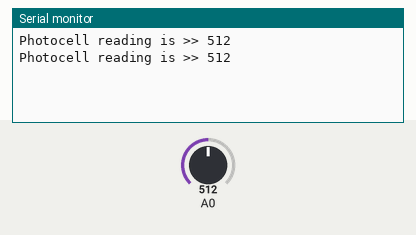
This sketch was run on a simulated Arduino Uno, built with avr-gcc and run on an emulated ATmega328P. Parts: the last lines printed to the serial monitor. The inputs (shaded band) are chosen by the test bench; at power-on: A0 = 512.

Above: at 1.8 s.
1.9 s: A0 set to 716
At 2.8 s:
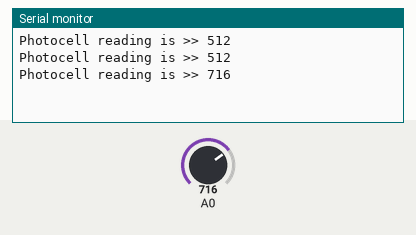
3.4 s: A0 set to 900
At 4.6 s:
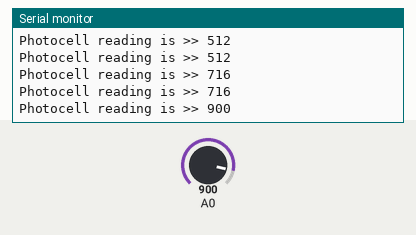
Timing chart, 0 to 6.4 s (numbered marks = the images above; inputs shaded):
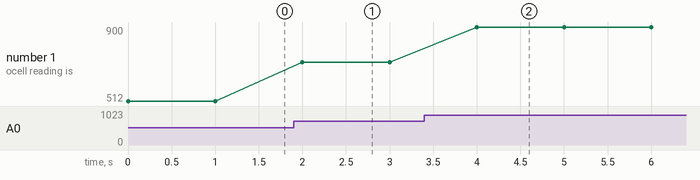

Measured:
- after the input at 1.9 s, the serial monitor: prints a new line after 0.10 s (image 1)
- after the input at 3.4 s, the serial monitor: prints a new line after 0.60 s (image 2)
- plotted number 1: 512 → 716 after the input at 1.9 s, 716 → 900 after the input at 3.4 s

The sketch:

Photocell.ino
```cpp
int PhotoCellValue = 0; // create a place holder in RAM memory for the sensor value
void setup()
{
Serial.begin(57600);
} // end of setup
void loop()
{
PhotoCellValue = analogRead(0);
Serial.print("Photocell reading is >> " );
Serial.println(PhotoCellValue);
delay(1000); // pause for a second between readings
} // end of loop
```
